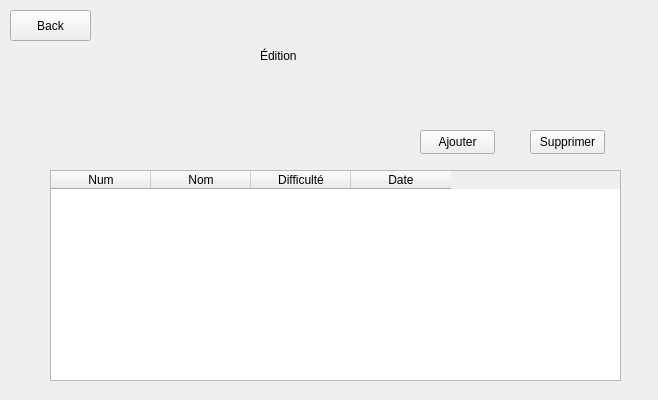
<?xml version="1.0" encoding="UTF-8"?>
<ui version="4.0">
 <class>editionMenuClass</class>
 <widget class="QWidget" name="editionMenuClass">
  <property name="geometry">
   <rect>
    <x>0</x>
    <y>0</y>
    <width>658</width>
    <height>400</height>
   </rect>
  </property>
  <property name="windowTitle">
   <string>Form</string>
  </property>
  <widget class="QPushButton" name="pushButton_Back">
   <property name="geometry">
    <rect>
     <x>10</x>
     <y>10</y>
     <width>81</width>
     <height>31</height>
    </rect>
   </property>
   <property name="text">
    <string>Back</string>
   </property>
  </widget>
  <widget class="QTableWidget" name="tableWidget_Parcours">
   <property name="geometry">
    <rect>
     <x>50</x>
     <y>170</y>
     <width>571</width>
     <height>211</height>
    </rect>
   </property>
   <column>
    <property name="text">
     <string>Num</string>
    </property>
   </column>
   <column>
    <property name="text">
     <string>Nom</string>
    </property>
   </column>
   <column>
    <property name="text">
     <string>Difficulté</string>
    </property>
   </column>
   <column>
    <property name="text">
     <string>Date</string>
    </property>
   </column>
  </widget>
  <widget class="QLabel" name="label_Titre">
   <property name="geometry">
    <rect>
     <x>260</x>
     <y>20</y>
     <width>311</width>
     <height>71</height>
    </rect>
   </property>
   <property name="text">
    <string>Édition</string>
   </property>
  </widget>
  <widget class="QPushButton" name="pushButton_Add">
   <property name="geometry">
    <rect>
     <x>420</x>
     <y>130</y>
     <width>75</width>
     <height>24</height>
    </rect>
   </property>
   <property name="text">
    <string>Ajouter</string>
   </property>
  </widget>
  <widget class="QPushButton" name="pushButton_Delete">
   <property name="geometry">
    <rect>
     <x>530</x>
     <y>130</y>
     <width>75</width>
     <height>24</height>
    </rect>
   </property>
   <property name="text">
    <string>Supprimer</string>
   </property>
  </widget>
 </widget>
 <resources/>
 <connections/>
</ui>
